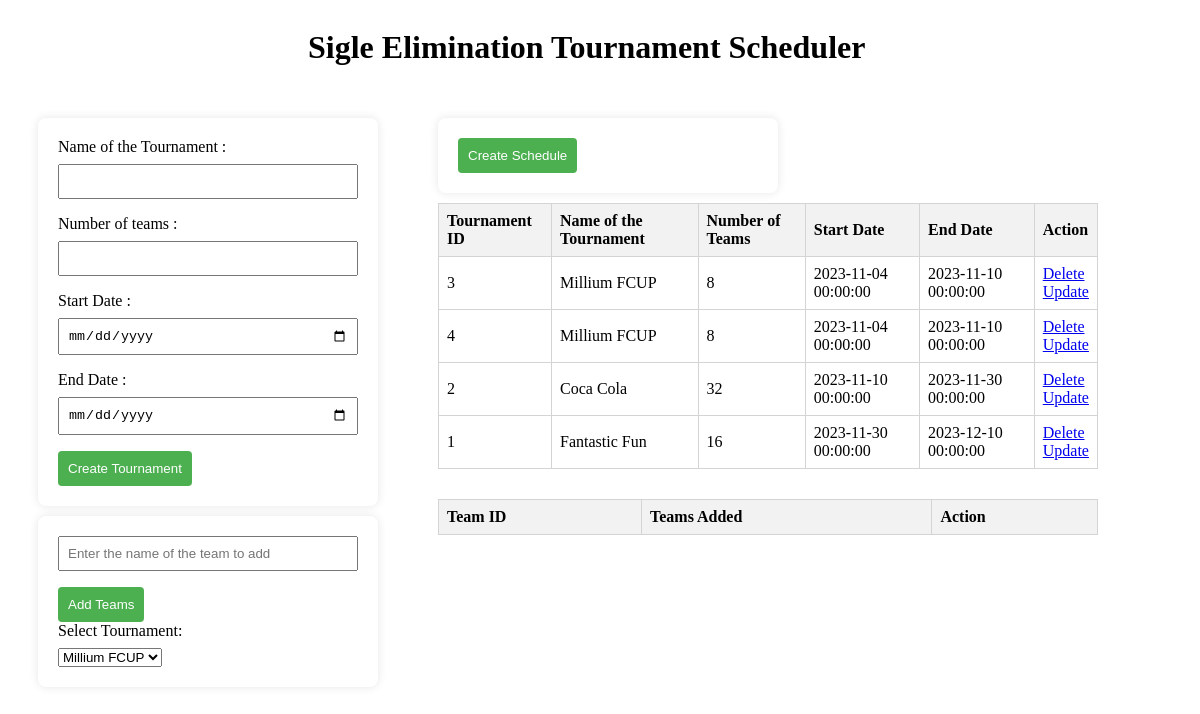
Before: / with the older database file.
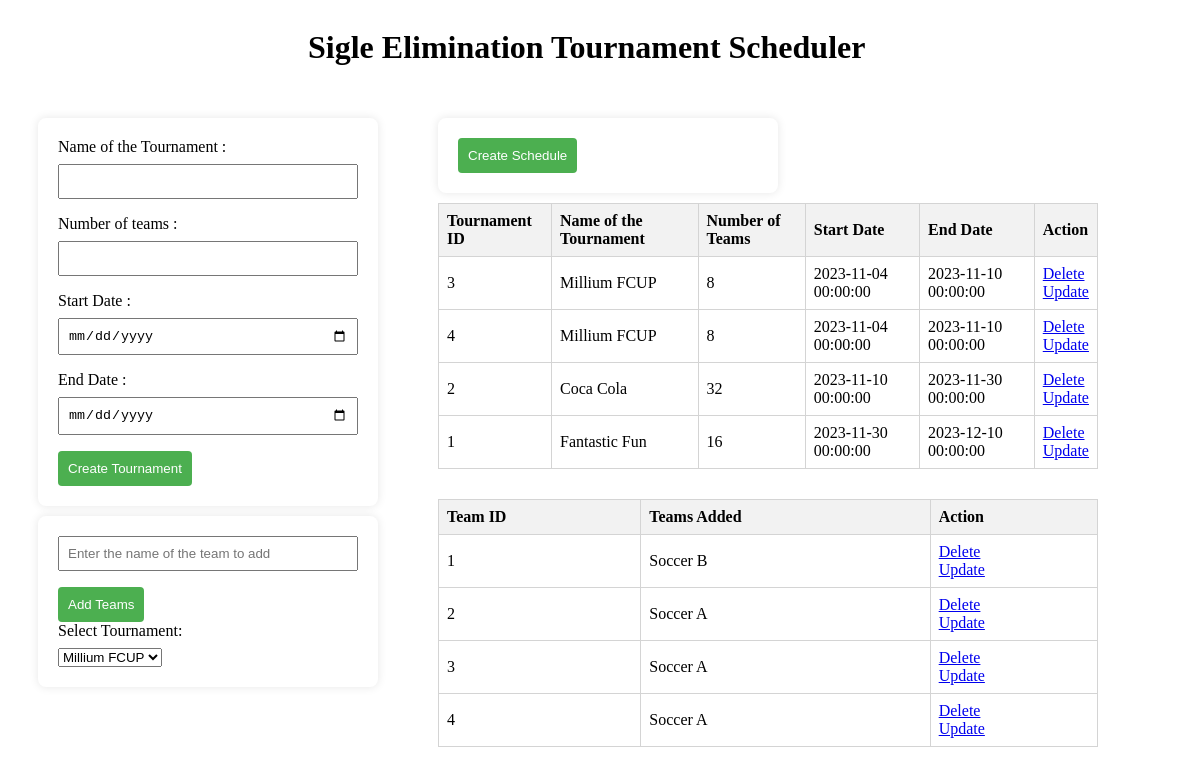
After: the same page with the newer database file.
### app.py (models this page shows, shortened)
class Tournament(db.Model):
    id = db.Column(db.Integer, primary_key=True)
    tournament_name = db.Column(db.String(200), nullable=False)
    number_of_teams = db.Column(db.Integer, nullable=False)
    start_date = db.Column(db.DateTime)
    end_date = db.Column(db.DateTime)
    teams = db.relationship('Team', backref='tournament', lazy=True)

class Team(db.Model):
    id = db.Column(db.Integer, primary_key=True)
    team_name = db.Column(db.String(200), nullable=False)
    tournament_id = db.Column(db.Integer, db.ForeignKey('tournament.id'), nullable=False)

### app.py (the view)
@app.route('/', methods = ['POST', 'GET'])
def index():
    get_tournament = Tournament.query.order_by(Tournament.start_date).all()
    get_team = Team.query.order_by(Team.id).all()
    return render_template('index.html', get_tournament=get_tournament, get_team=get_team)
    return render_template('index.html')

### templates/index.html (shortened to what this page needs)
{% extends 'base.html' %}
{% block body %}
<div class="heading">
    <h1>Sigle Elimination Tournament Scheduler</h1>
</div>
<div class = "content">
    <div class = "entry">
        <form action="{{url_for('process_form1')}}" method = "POST">
            <label>Name of the Tournament :</label><input type="text" name ="tournament_name" id = "tournament_name"><br/>
            <label>Number of teams :</label><input type="number" name = "number_of_teams" id = "number_of_teams"> <br/>
            <label>Start Date :</label><input type="date" name = "start_date" id = "start_date"> <br/>
            <label>End Date :</label><input type="date" name = "end_date" id = "end_date"> <br/>
            <button type="submit" value="Add">Create Tournament</button>
        </form>
        <form action="{{url_for('process_form2')}}" method = "POST">
            <input type="text" name = "team_name" id = "team_name" placeholder="Enter the name of the team to add">
            <button type="submit" value="Add">Add Teams</button>
            <label for="tournament_id">Select Tournament:</label>
            <select name="tournament_id" required>
            {% for tournament in get_tournament %}
                <option style="width: 300px; height: 50px;" value="{{ tournament.id }}">{{ tournament.tournament_name }}</option>
            {% endfor %}
            </select>
        </form>
    </div>
    <div class = "result">
        <form>
            <button>Create Schedule</button>
        </form>
        <table style="border: 1px solid black; margin-bottom: 30px;">
            <tr>
                <th>Tournament ID</th>
                <th>Name of the Tournament</th>
                <th>Number of Teams</th>
                <th>Start Date</th>
                <th>End Date</th>
                <th>Action</th>
            </tr>
            {% for tournament in get_tournament %}
                <tr>
                    <td>{{ tournament.id }}</td>
                    <td>{{ tournament.tournament_name }}</td>
                    <td>{{ tournament.number_of_teams }}</td>
                    <td>{{ tournament.start_date }}</td>
                    <td>{{ tournament.end_date }}</td>
                    <td>
                        <a href="/delete_tournament/{{ tournament.id }}">Delete</a><br/>
                        <a href="/update_tournament/{{ tournament.id }}">Update</a><br/>
                    </td>
                </tr>
            {% endfor %}
        </table>
        <table>
            <tr>
                <th>Team ID</th>
                <th>Teams Added</th>
                <th>Action</th>
            </tr>
            {% for team in get_team %}
                <tr>
                    <td> {{ team.id}} </td>
                    <td> {{ team.team_name}} </td>
                    <td>
                        <a href="/delete_team/{{team.id}}">Delete</a><br/>
                        <a href="/update_team/{{team.id}}">Update</a><br/>
                    </td>
                </tr>
            {% endfor %}
        </table>
    </div>
</div>
{% endblock %}

### templates/base.html (shortened to what this page needs)
<!DOCTYPE html>
<html lang="en">
<head>
    <link rel="stylesheet" href="{{ url_for('static', filename = 'css/main.css') }}">
</head>
<body>
    {% block body %}
    {% endblock %}
</body>
</html>

### static/css/main.css (style rules this page uses)
body { justify-content: center; align-items: center; font-family: 'Tahoma'; }
.content { display: flex; }
.entry { padding: 20px; margin: 10px; box-sizing: border-box; }
.result { width: 700px; padding: 20px; margin: 10px; box-sizing: border-box; }
table { border-collapse: collapse; width: 100%; }
th, td { border: 1px solid #d4d4d4; text-align: left; padding: 8px; }
th { background-color: #f2f2f2; }
form { background-color: #fff; margin-bottom: 10px; padding: 20px; border-radius: 8px; box-shadow: 0 0 10px rgba(0, 0, 0, 0.1); width: 300px; }
label { display: block; margin-bottom: 8px; }
input { width: 100%; padding: 8px; margin-bottom: 16px; box-sizing: border-box; }
button { background-color: #4caf50; color: #fff; padding: 10px; border: none; border-radius: 4px; cursor: pointer; }
.heading { display: flex; margin-left: 150px; padding-left: 150px; }

Changed rows visible on the page:
added Team: id "1", team_name "Soccer B"
added Team: id "2", team_name "Soccer A"
added Team: id "3", team_name "Soccer A"
added Team: id "4", team_name "Soccer A"
